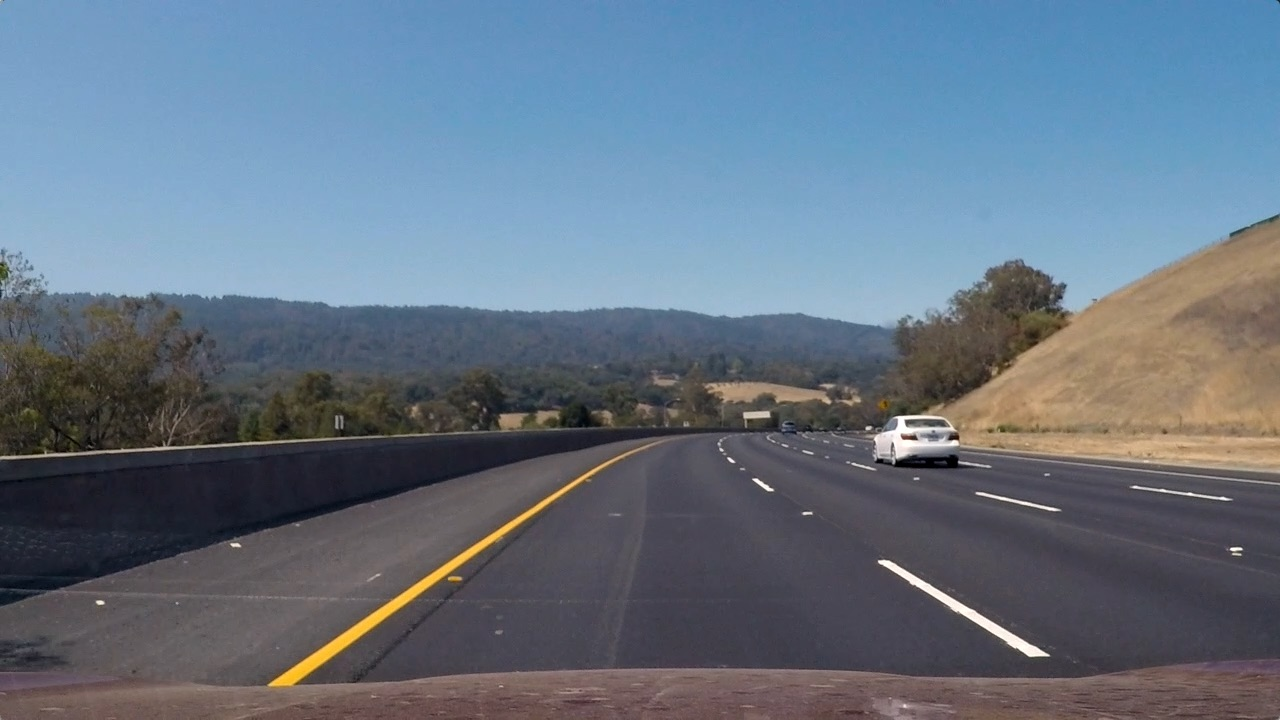
#> input picture test3.jpg, 1280 x 720 px
$ python trial.py   (older library calls are emulated)
#> lines starting #> are read from the running program, lines starting #| are printed output that depends on the picture; after the words box and inside, x2 and y2 are one past the last pixel; in counts of white or black regions, pixels touching at a corner belong together
import os
import numpy as np
import cv2
import matplotlib.pyplot as plt
import matplotlib.image as mpimg
import pickle


def saturation_select(img, thresh = (0,255)):

    hls = cv2.cvtColor(img, cv2.COLOR_RGB2HLS)

    # 2. apply threshold to s channel
    s_channel = hls[:,:,2]

    # 3. create empty array to store the binary output and apply threshold
    binary_image = np.zeros_like(s_channel)
    binary_image[(s_channel > thresh[0]) & (s_channel <= thresh[1])] = 1
    # plt.imshow(binary_image)
    # plt.show()

    return binary_image


def abs_sobel(img, orient = 'x', sobel_kernel = 3, thresh = (0,255)):

    # 1. Applying the Sobel depending on x or y direction and getting the absolute value
    if (orient == 'x'):
        abs_sobel = np.absolute(cv2.Sobel(img, cv2.CV_64F, 1, 0, ksize = sobel_kernel))
    if (orient == 'y'):
        abs_sobel = np.absolute(cv2.Sobel(img, cv2.CV_64F, 0, 1, ksize = sobel_kernel))

    # 2. Scaling to 8-bit and converting to np.uint8
    scaled_sobel = np.uint8(255*abs_sobel/np.max(abs_sobel))

    # 3. Create mask of '1's where the sobel magnitude is > thresh_min and < thresh_max
    binary_image = np.zeros_like(scaled_sobel)
    binary_image[(scaled_sobel > thresh[0]) & (scaled_sobel <= thresh[1])] = 1

    return binary_image


def combined(img):

    gray = cv2.cvtColor(img, cv2.COLOR_RGB2GRAY)

    s_binary = saturation_select(img, thresh = (100,255))
    plt.imshow(s_binary)
    plt.show()

    print(s_binary.shape)


    gradex = abs_sobel(gray, orient = 'x', sobel_kernel = 9, thresh = (20,100))
    print(gradex.shape)


    combined = np.zeros_like(s_binary)
    combined[((s_binary == 1) | (gradex == 1))] = 1
    cv2.imwrite('output.jpg', combined)


img = mpimg.imread('test3.jpg')
#> img is the input picture: shape (720, 1280, 3); mean R, G, B 101.1, 115.3, 130.7

combined(img)
#> in combined, `gray = cv2.cvtColor(img, cv2.COLOR_RGB2GRAY)`:
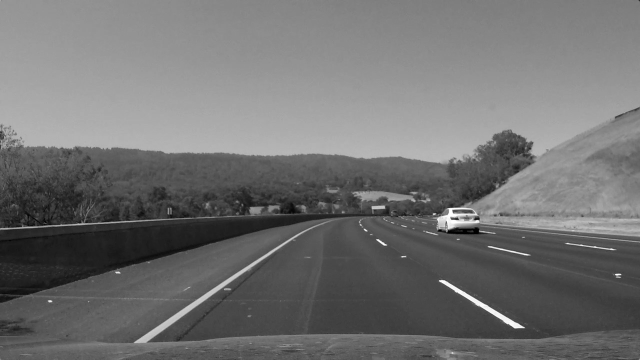
#> gray: shape (720, 1280) (shown at 1/2 size); min 0, max 255, mean 112.8
#> in saturation_select, `s_channel = hls[:,:,2]`:
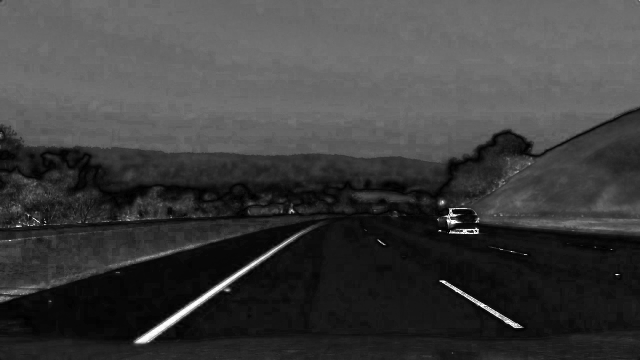
#> s_channel: shape (720, 1280) (shown at 1/2 size); min 0, max 255, mean 62.1
#> in combined, `s_binary = saturation_select(img, thresh = (100,255))`:
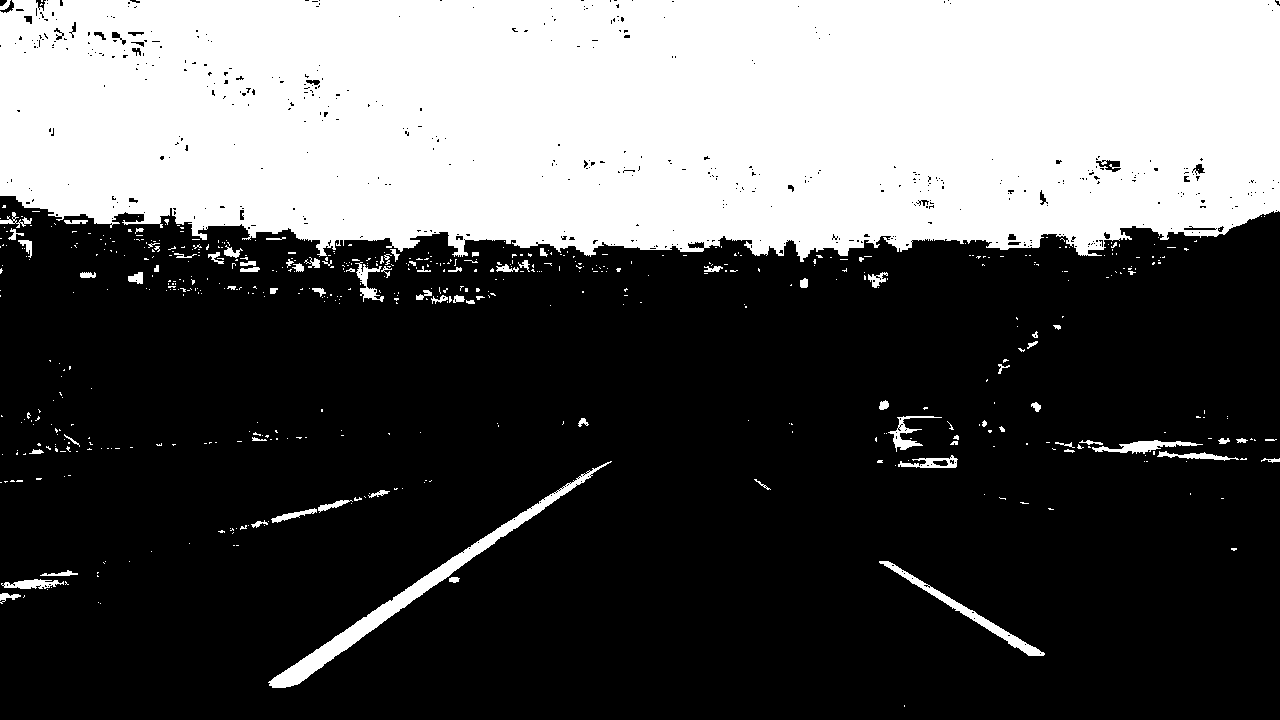
#> s_binary: shape (720, 1280); values 0 (black) and 1 (white), 34.3% white; 584 white regions (503 under 20 px), largest, box (x1, y1, x2, y2) and area: (0, 0, 1280, 262) 301185, (268, 461, 612, 688) 4881, (879, 561, 1045, 656) 1377
#| (720, 1280)
#| (720, 1280)
#> in combined, `cv2.imwrite('output.jpg', combined)`:
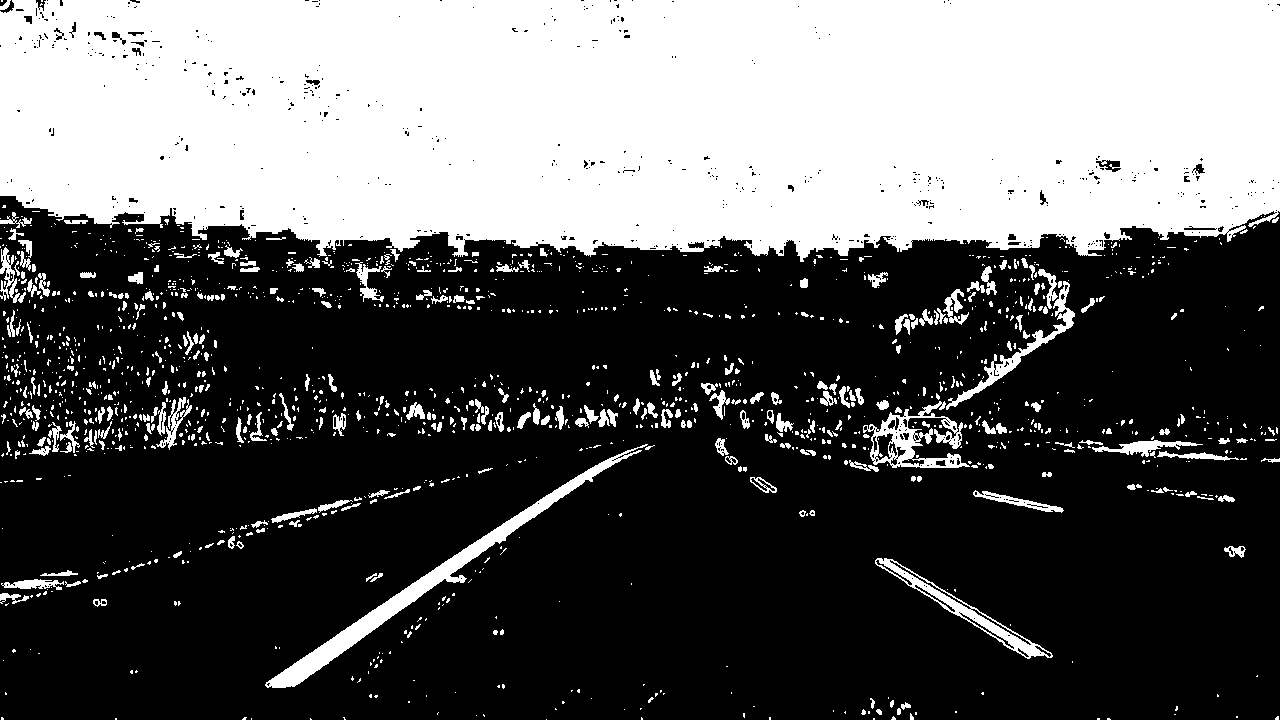
#> saved as output.jpg: shape (720, 1280); values 0 (black) and 1 (white), 37% white; 1581 white regions (1272 under 20 px), largest, box (x1, y1, x2, y2) and area: (0, 0, 1280, 262) 301416, (265, 444, 648, 688) 6064, (863, 401, 970, 468) 2490

$ run again, with test6.jpg copied over test3.jpg
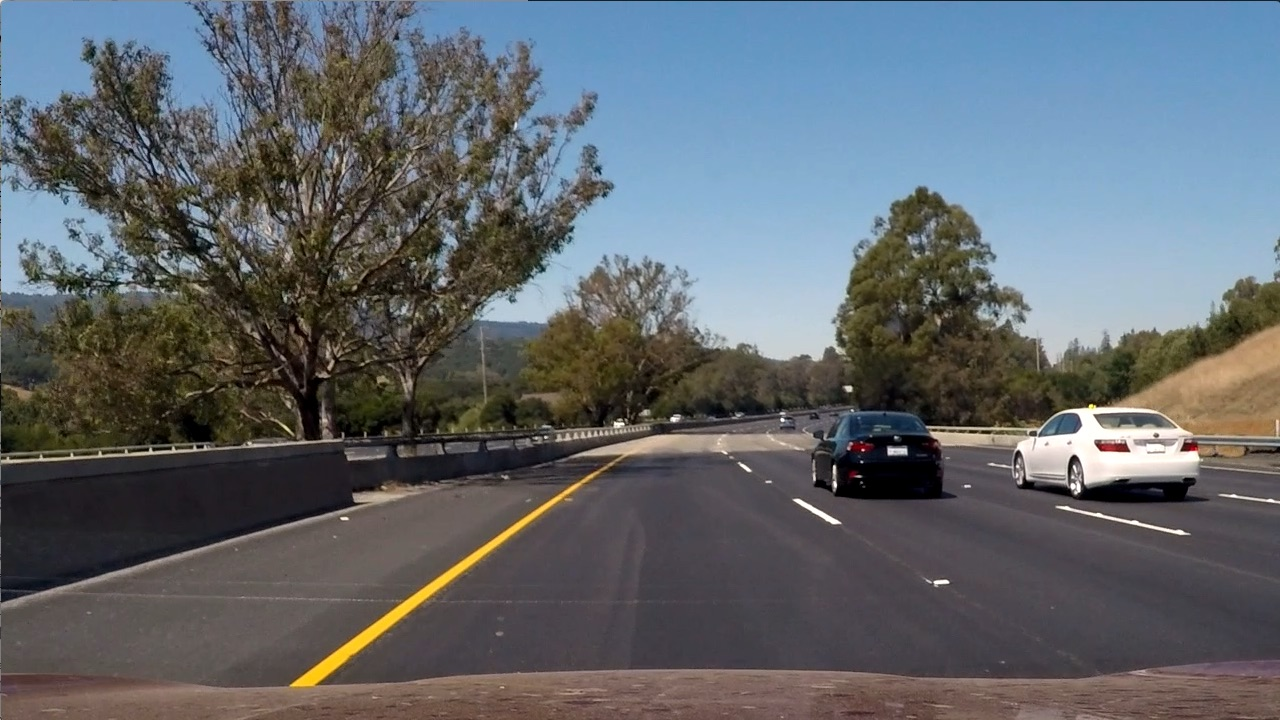
#> input picture test6.jpg, 1280 x 720 px
#> img is the input picture: shape (720, 1280, 3); mean R, G, B 97, 102.6, 107.9
#> hls: shape (720, 1280, 3); mean of channels 0, 1, 2 76.7, 102.2, 57.5
#> in combined, `s_binary = saturation_select(img, thresh = (100,255))`:
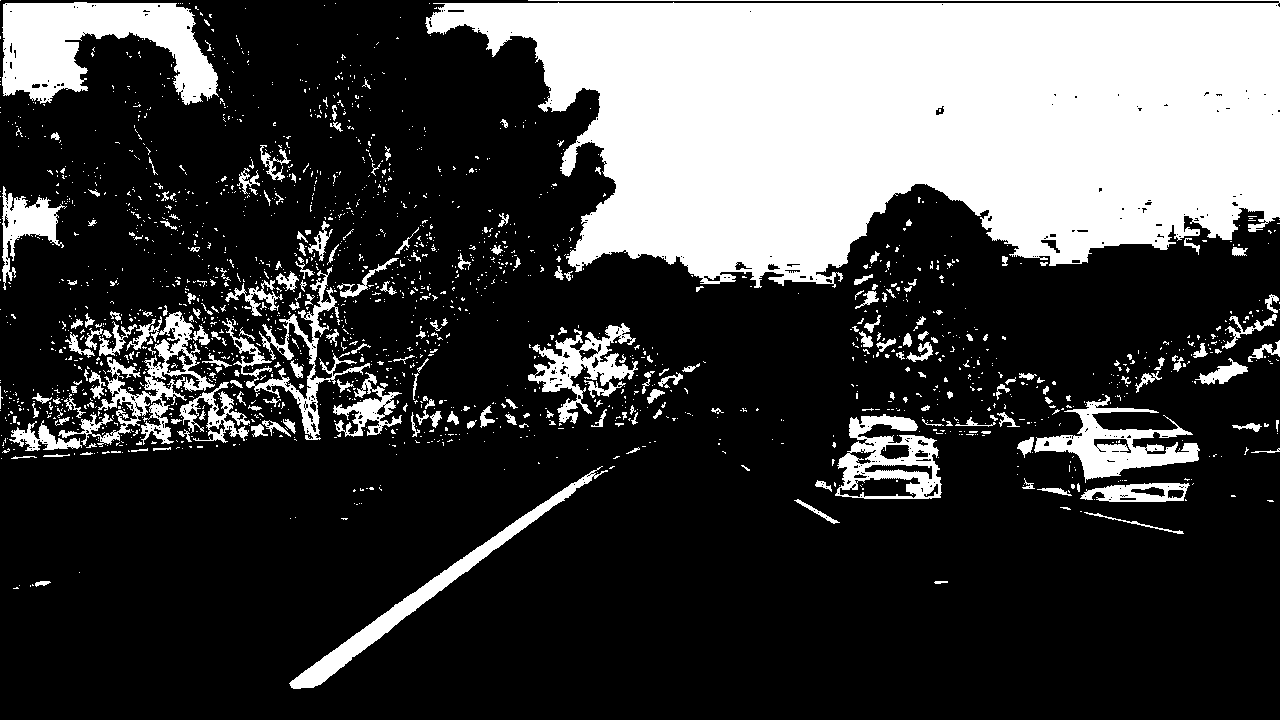
#> s_binary: shape (720, 1280); values 0 (black) and 1 (white), 26.4% white; 1944 white regions (1711 under 20 px), largest, box (x1, y1, x2, y2) and area: (425, 0, 1280, 288) 175404, (2, 2, 219, 105) 12940, (289, 466, 608, 689) 5103
#| (720, 1280)
#> gradex: shape (720, 1280); values 0 (black) and 1 (white), 13.1% white; 2816 white regions (1973 under 20 px), largest, box (x1, y1, x2, y2) and area: (245, 97, 387, 300) 7235, (191, 0, 308, 169) 6008, (287, 453, 629, 688) 3837
#| (720, 1280)
#> in combined, `cv2.imwrite('output.jpg', combined)`:
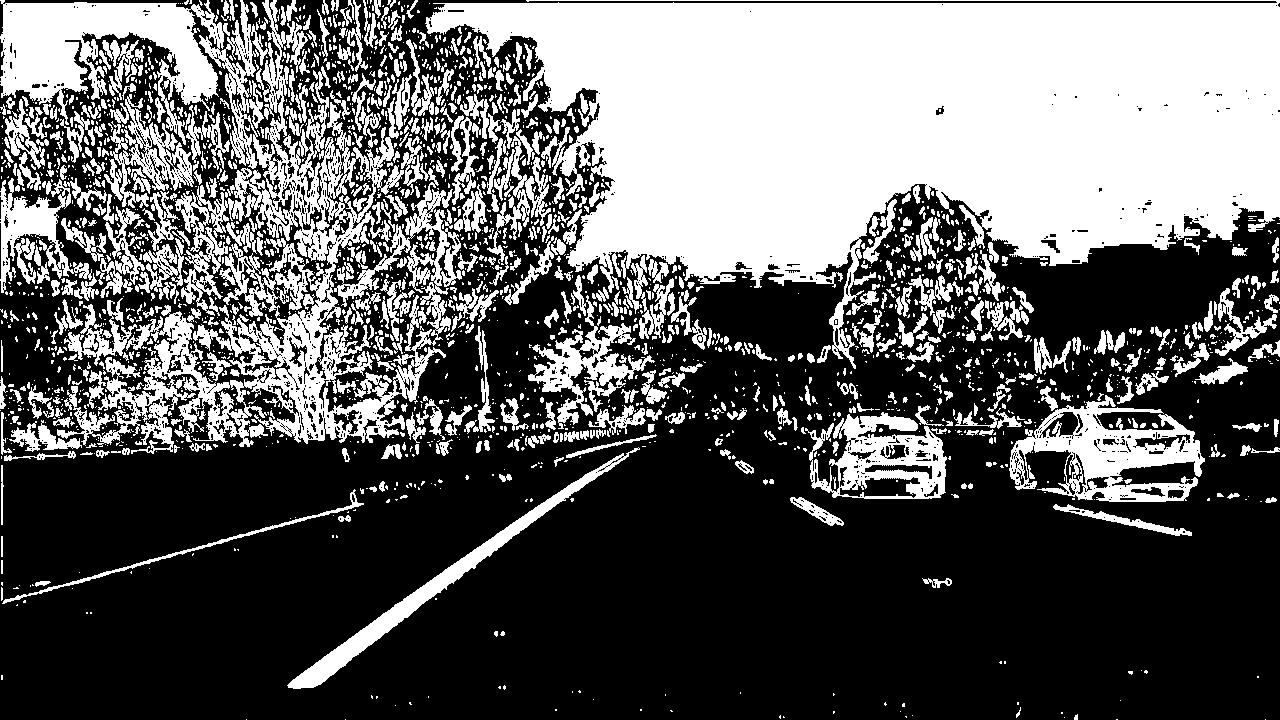
#> saved as output.jpg: shape (720, 1280); values 0 (black) and 1 (white), 38.2% white; 2423 white regions (1776 under 20 px), largest, box (x1, y1, x2, y2) and area: (425, 0, 1280, 369) 179183, (0, 0, 462, 454) 61502, (1009, 395, 1205, 502) 9249

$ run again, with straight_lines1.jpg copied over test3.jpg
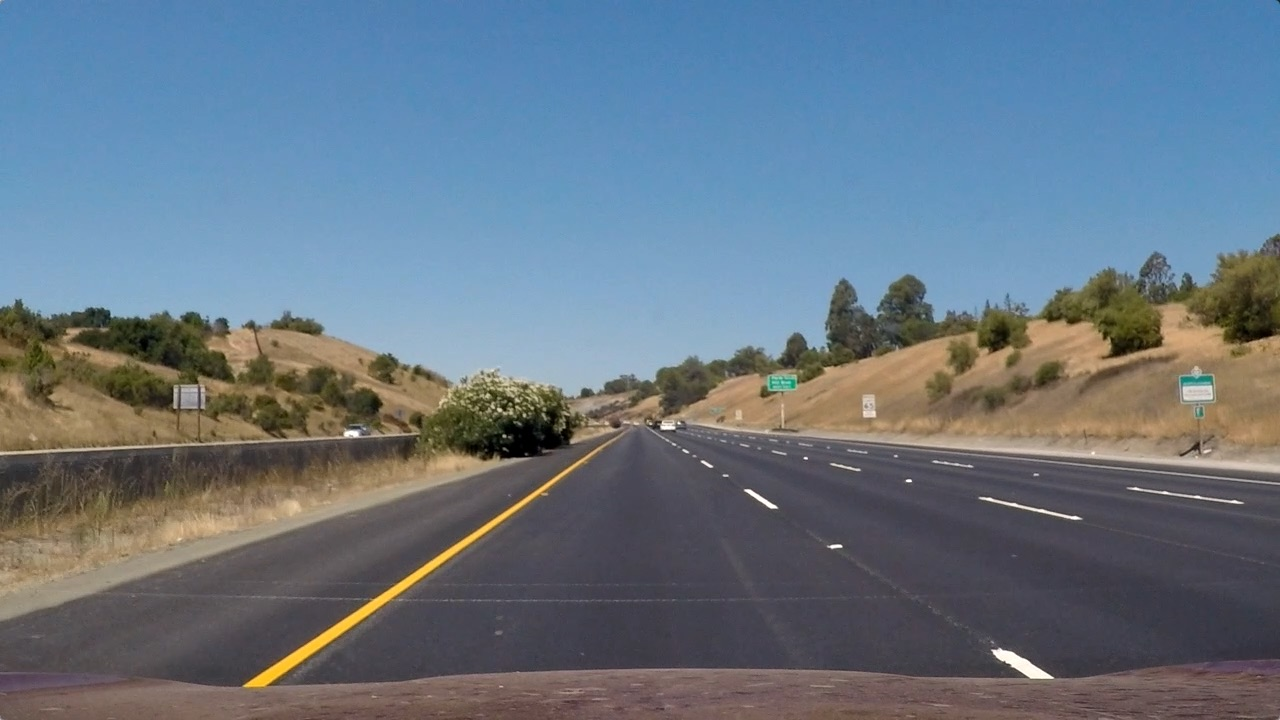
#> input picture straight_lines1.jpg, 1280 x 720 px
#> img is the input picture: shape (720, 1280, 3); mean R, G, B 103.2, 117.7, 131.2
#> hls: shape (720, 1280, 3); mean of channels 0, 1, 2 85.5, 117, 67
#> in combined, `s_binary = saturation_select(img, thresh = (100,255))`:
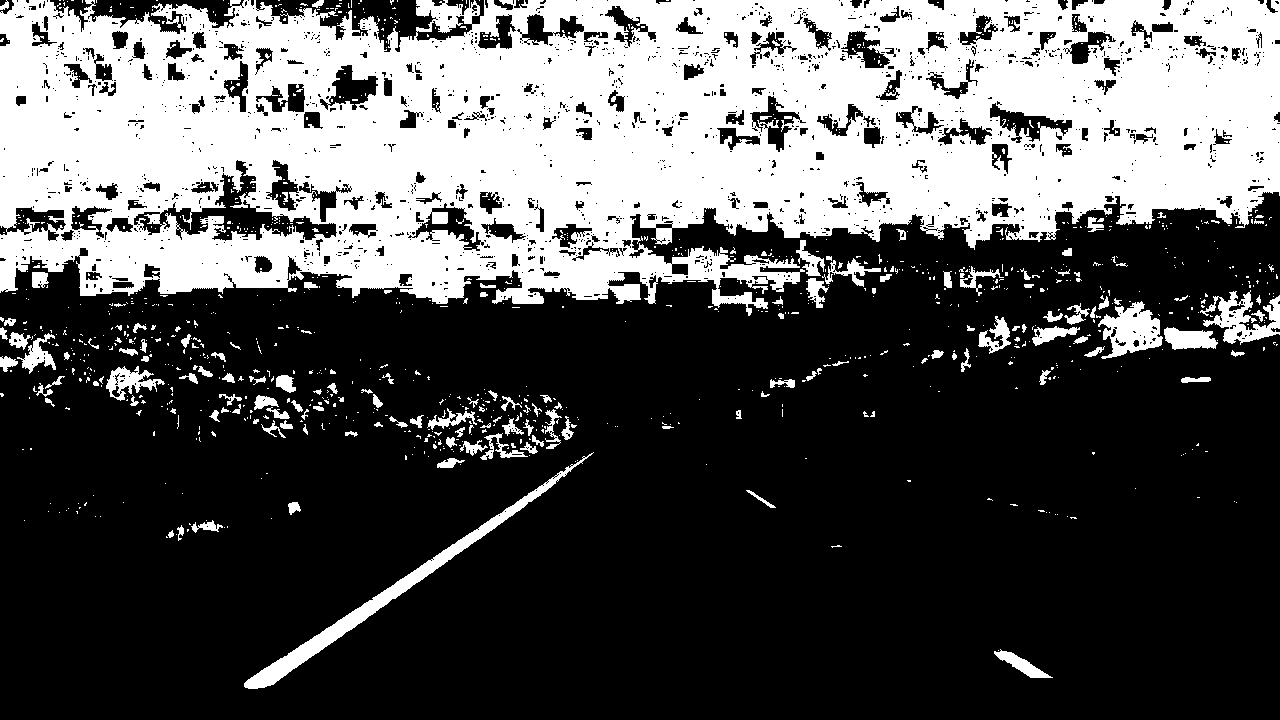
#> s_binary: shape (720, 1280); values 0 (black) and 1 (white), 33.4% white; 1102 white regions (947 under 20 px), largest, box (x1, y1, x2, y2) and area: (0, 0, 1280, 316) 281235, (244, 452, 594, 689) 4725, (1098, 301, 1163, 359) 2066
#| (720, 1280)
#> gradex: shape (720, 1280); values 0 (black) and 1 (white), 5.5% white; 1524 white regions (1065 under 20 px), largest, box (x1, y1, x2, y2) and area: (405, 363, 597, 448) 4194, (240, 431, 627, 689) 4096, (239, 319, 278, 378) 563
#| (720, 1280)
#> in combined, `cv2.imwrite('output.jpg', combined)`:
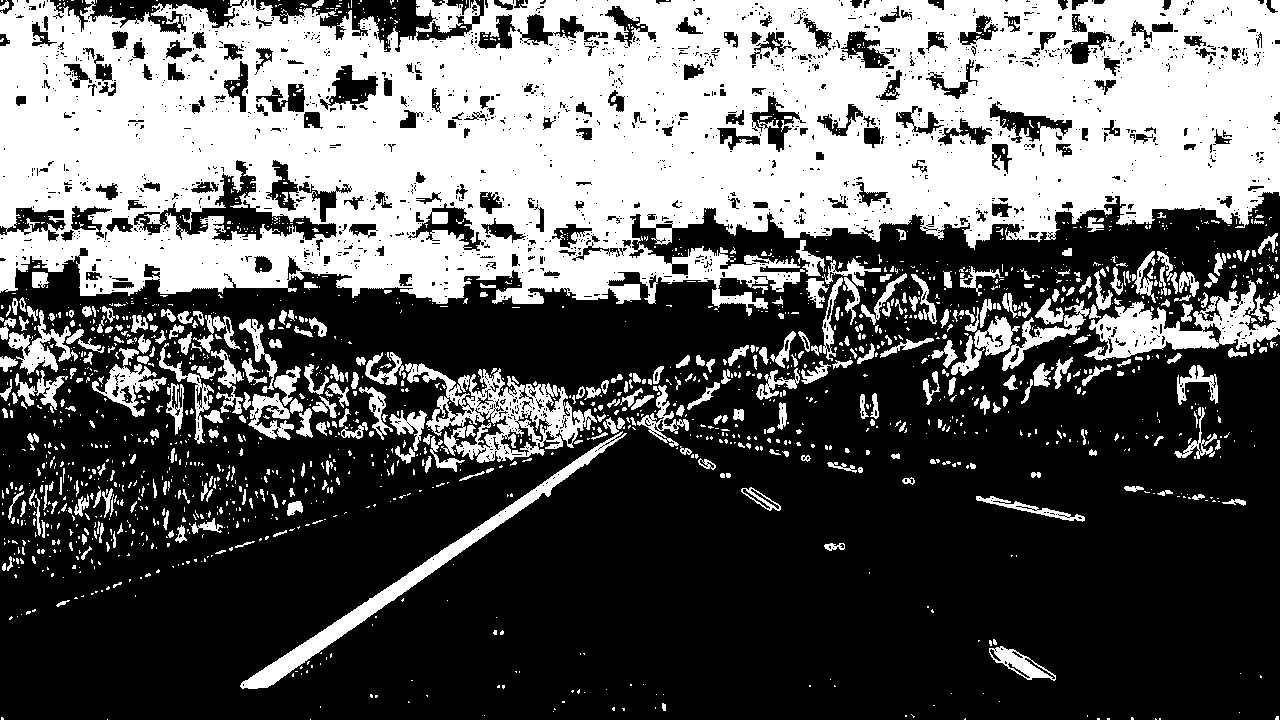
#> saved as output.jpg: shape (720, 1280); values 0 (black) and 1 (white), 38.1% white; 1877 white regions (1481 under 20 px), largest, box (x1, y1, x2, y2) and area: (0, 0, 1280, 316) 281243, (405, 363, 597, 463) 7115, (1084, 280, 1280, 361) 6230
